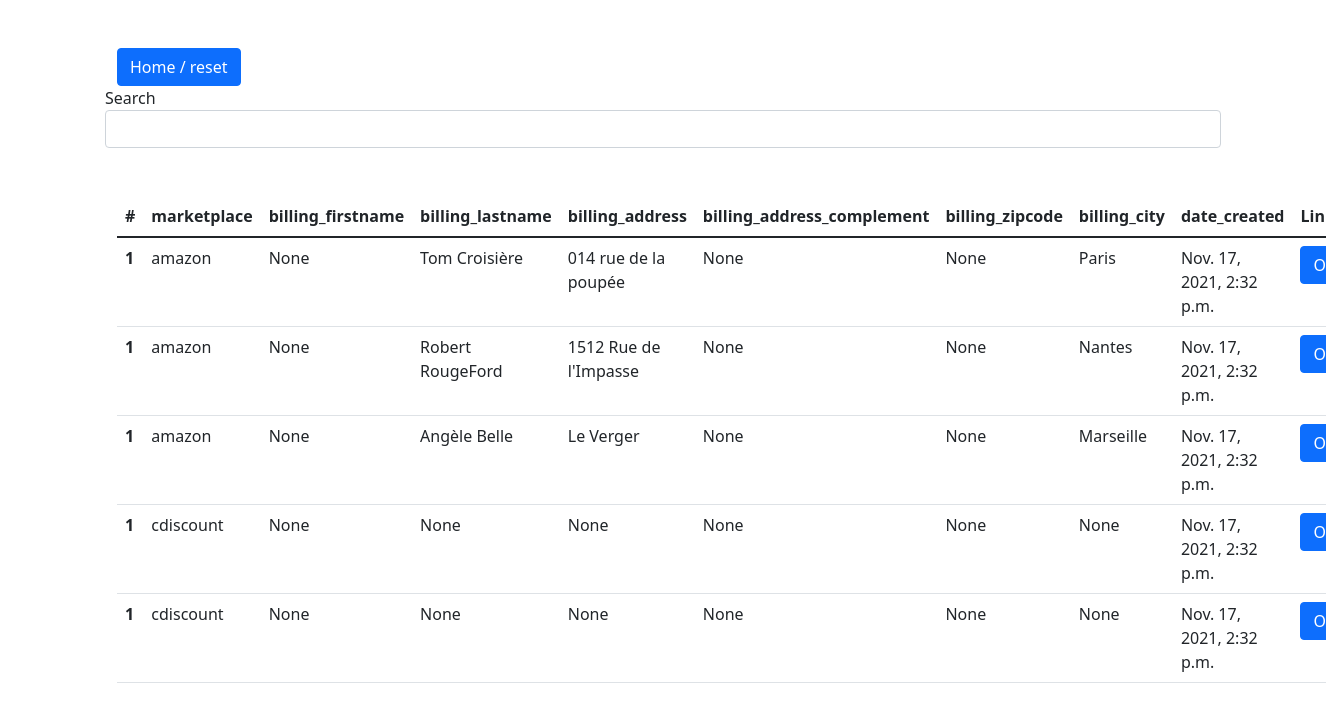
The page / on the database its author committed.
### orders/models.py (models this page shows)
class Orders(models.Model):
    order_id = models.CharField(max_length=200, null=False, unique=True)
    marketplace = models.CharField(max_length=200, null=True)
    billing_firstname = models.CharField(max_length=50, null=True)
    billing_lastname = models.CharField(max_length=50, null=True)
    billing_address = models.CharField(max_length=200, null=True)
    billing_address_complement = models.CharField(max_length=200, null=True)
    billing_zipcode = models.IntegerField(null=True)
    billing_city = models.CharField(max_length=200, null=True)
    date_created = models.DateTimeField(null=False, auto_now_add=True)
    class Meta:
        verbose_name_plural = "orders"

### orders/views.py (the view, shortened to what this page needs)
# urls.py: path("", views.Index.as_view(), name="index"),
class Index(View):
    template_name = "orders/index.html"
    def get(self, request):
        list_order = get_all_orders()
        return render(
            request,
            self.template_name,
            {
                "list_order": list_order
            },
        )

### orders/models.py (called while the page is built)
def get_all_orders() -> list:
    orders = Orders.objects.all()
    return orders

### templates/orders/index.html (shortened to what this page needs)
{% extends 'orders/base.html' %}
{% load static %}
{% block content %}
    <div class="container mt-5">
        <a href="{% url 'index' %}" type="button" class="btn btn-primary">Home / reset</a>
    </div>
    <form method="POST" id="searchForm">
        <div class="form-group">
            <label for="searchForm">Search</label>
            <input type="text" class="form-control" id="searchForm" name="search_form">
        </div>
    </form>
        <div class="container mt-5">
            <table class="table">
                <thead>
                <tr>
                    <th scope="col">#</th>
                    <th scope="col">marketplace</th>
                    <th scope="col">billing_firstname</th>
                    <th scope="col">billing_lastname</th>
                    <th scope="col">billing_address</th>
                    <th scope="col">billing_address_complement</th>
                    <th scope="col">billing_zipcode</th>
                    <th scope="col">billing_city</th>
                    <th scope="col">date_created</th>
                    <th scope="col">Link</th>
                </tr>
                </thead>
                <tbody>
                {% for order in list_order %}
                    <tr>
                        <th scope="row">1</th>
                        <td>{{ order.marketplace }}</td>
                        <td>{{ order.billing_firstname }}</td>
                        <td>{{ order.billing_lastname }}</td>
                        <td>{{ order.billing_address }}</td>
                        <td>{{ order.billing_address_complement }}</td>
                        <td>{{ order.billing_zipcode }}</td>
                        <td>{{ order.billing_city }}</td>
                        <td>{{ order.date_created }}</td>
                        <td><a href="{% url 'order' order.id %}" type="button" class="btn btn-primary">Order</a></td>
                    </tr>
                {% endfor %}
                </tbody>
            </table>
        </div>
{% endblock %}

### templates/orders/base.html (shortened to what this page needs)
<!DOCTYPE html>
<html lang="fr">
{% load static %}
<head>
    <link href="https://cdn.jsdelivr.net/npm/bootstrap@5.1.3/dist/css/bootstrap.min.css" rel="stylesheet">
    <link rel="stylesheet" href="https://cdnjs.cloudflare.com/ajax/libs/twitter-bootstrap/4.6.1/js/bootstrap.min.js">
</head>
<body class="bg-gradient-primary">
    <div class="container">
        {% block content %}{% endblock %}
    </div>
</body>
</html>

### rows shown on the page
Orders: marketplace "amazon", billing_firstname "None", billing_lastname "Tom Croisière", billing_address "014 rue de la poupée", billing_address_complement "None", billing_zipcode "None", billing_city "Paris", date_created "Nov. 17, 2021, 2:32 p.m."
Orders: marketplace "amazon", billing_firstname "None", billing_lastname "Robert RougeFord", billing_address "1512 Rue de l'Impasse", billing_address_complement "None", billing_zipcode "None", billing_city "Nantes", date_created "Nov. 17, 2021, 2:32 p.m."
Orders: marketplace "amazon", billing_firstname "None", billing_lastname "Angèle Belle", billing_address "Le Verger", billing_address_complement "None", billing_zipcode "None", billing_city "Marseille", date_created "Nov. 17, 2021, 2:32 p.m."
Orders: marketplace "cdiscount", billing_firstname "None", billing_lastname "None", billing_address "None", billing_address_complement "None", billing_zipcode "None", billing_city "None", date_created "Nov. 17, 2021, 2:32 p.m."
Orders: marketplace "cdiscount", billing_firstname "None", billing_lastname "None", billing_address "None", billing_address_complement "None", billing_zipcode "None", billing_city "None", date_created "Nov. 17, 2021, 2:32 p.m."
